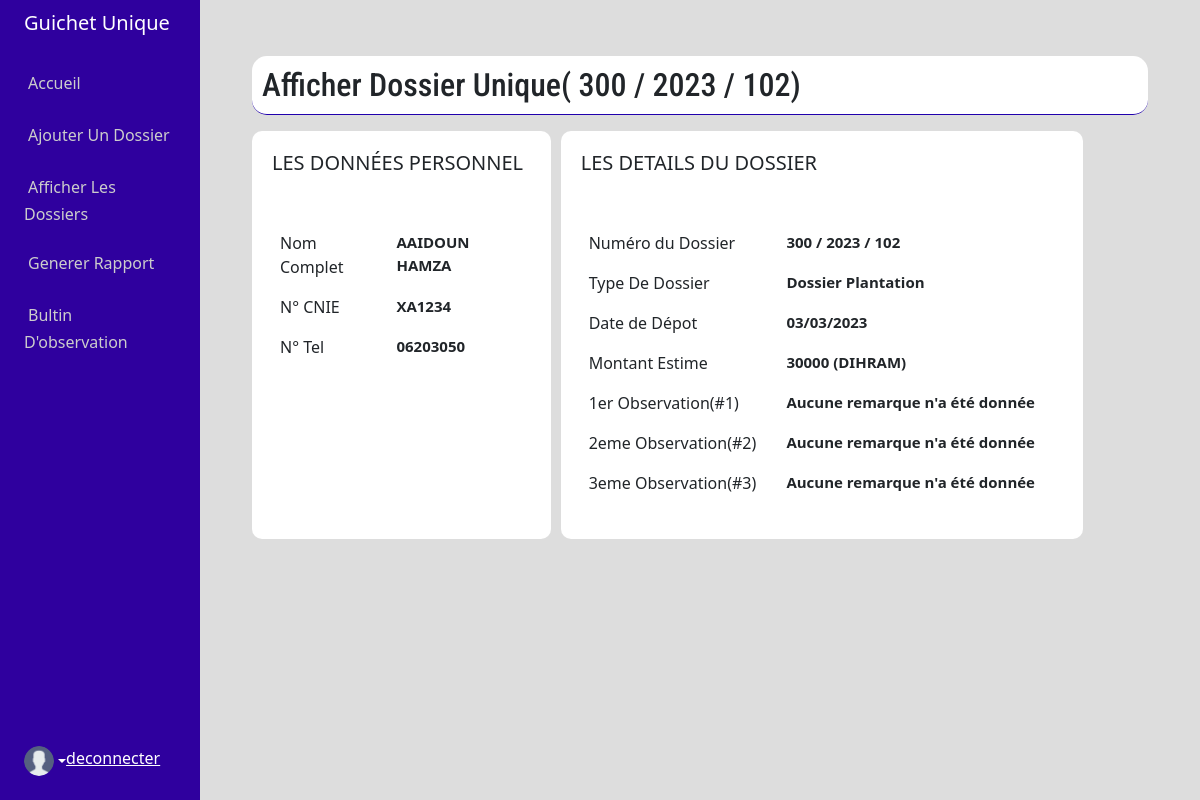
The page /singleDossier.php?id=4 on the database its author committed.
### tables this page shows
CREATE TABLE "dossier" (
	"id"	INTEGER NOT NULL PRIMARY KEY AUTOINCREMENT,
	"numdossier"	INTEGER NOT NULL,
	"anneedossier"	INTEGER NOT NULL,
	"codeVille"	NUMERIC NOT NULL DEFAULT 102,
	"cnie"	TEXT NOT NULL,
	"nom"	TEXT NOT NULL,
	"prenom"	TEXT NOT NULL,
	"tel"	TEXT NOT NULL,
	"type"	TEXT NOT NULL,
	"date"	TEXT NOT NULL,
	"montant"	INTEGER NOT NULL,
	"obs1"	TEXT,
	"obs2"	TEXT,
	"obs3"	TEXT,
	"typeInt"	INTEGER,
	"dateInsert"	TEXT
);

### app/Dossier.php (called while the page is built, shortened)
<?php
    class Dossier{
        private $pdo;
        public function __construct($pdo) {
            $this->pdo = $pdo;
        }
        public function fetchSingleByid($id){
            $stmt = $this->pdo->query("SELECT  * FROM dossier WHERE id='$id'");
                $row = $stmt->fetchAll(\PDO::FETCH_ASSOC);
                return $row;
        }
    }

### singleDossier.php (the view, shortened to what this page needs)
<?php
    include (__DIR__."/resource/header.php");
?>
    <?php
        $element = $_GET['id'];
        if(isset($element)){
            $pdo = ((new SQLiteConnection)->connect());
            $dossierObj = new Dossier($pdo);
            $dossierData = $dossierObj->fetchSingleByid($element);
    ?>
        <div class="container-fluid admin-pages">
    <?php include(__DIR__."/resource/sidebar.php"); ?>
        <div class="col py-3">
           <div class="detail_page p-4">
               <?php
                    foreach($dossierData as $x){
                        ?>
                             <h2 class="page-title m-3 detail_title">Afficher Dossier Unique(<?php echo "   ".$x['numdossier']." / ". $x['anneedossier']." / ".$x['codeVille'];           ?>)</h2>
                <div class="row m-3">
                            <div class="col-md-4 personal_details">
                                <h5>LES DONNÉES PERSONNEL</h5>
                                <br />
                                <table class="table table-borderless">
                                    <thead>
                                    <tr>
                                        <th></th>
                                        <th></th>
                                    </tr>
                                    </thead>
                                    <tbody>
                                    <tr>
                                        <td>Nom Complet</td>
                                        <td class="info"><?php echo $x['nom']." ". $x['prenom'];           ?></td>
                                    </tr>
                                    <tr>
                                        <td>N° CNIE</td>
                                        <td class="info"><?php echo $x['cnie']; ?></td>
                                    </tr>
                                    <tr>
                                        <td>N° Tel</td>
                                        <td class="info"><?php echo $x['tel']; ?></td>
                                    </tr>
                                    </tbody>
                                </table>
                            </div>
                            <div class="col-md-7 dossier_details">
                                <h5>LES DETAILS DU DOSSIER</h5>
                                <br />
                                <table class="table table-borderless">
                                    <thead>
                                    <tr>
                                        <th></th>
                                        <th></th>
                                    </tr>
                                    </thead>
                                    <tbody>
                                        <tr>
                                            <td>Numéro du Dossier</td>
                                            <td class="info"><?php echo "   ".$x['numdossier']." / ". $x['anneedossier']." / ".$x['codeVille'];   ?></td>
                                        </tr>
                                        <tr>
                                            <td>Type De Dossier</td>
                                            <td class="info"><?php echo $x['type']; ?></td>
                                        </tr>
                                        <tr>
                                            <td>Date de Dépot</td>
                                            <td class="info">
                                                <?php
                                                    $date=date_create($x['date']);
                                                    echo date_format($date,"d/m/Y");
                                                ?>
                                            </td>
                                        </tr>
                                        <tr>
                                            <td>Montant Estime</td>
                                            <td class="info"><?php echo $x['montant']; ?> (DIHRAM)</td>
                                        </tr>
                                        <tr>
                                            <td>1er Observation(#1)</td>
                                            <td class="info"><?php echo $obs1 = !($x['obs1'] == "")  ? $x['obs1'] :"Aucune remarque n'a été donnée"; ?></td>
                                        </tr>
                                        <tr>
                                            <td>2eme Observation(#2)</td>
                                            <td class="info"><?php echo $obs2 = !($x['obs2'] == "") ? $x['obs2'] :"Aucune remarque n'a été donnée"; ?> </td>
                                        </tr>
                                        <tr>
                                            <td>3eme Observation(#3)</td>
                                            <td class="info"><?php echo $obs2 = !($x['obs3'] == "") ? $x['obs3'] :"Aucune remarque n'a été donnée"; ?> </td>
                                        </tr>
                                    </tbody>
                                </table>
                            </div>
                        </div>
            </div>
        </div>
                        <?php
                    }
               ?>
    <?php
        }
    ?>

### public/css/app.css (style rules this page uses)
.admin-pages { background-color: #ddd; }
.detail_page .detail_title { background-color: #fff; padding: 10px; border-radius: 15px; font-family: "Roboto Condensed", sans-serif; border-bottom: 1px solid #2000ad; }
.detail_page .personal_details { background-color: #fff; padding: 20px; border-radius: 10px; margin-right: 10px; }
.detail_page .personal_details .info { font-size: 15px; font-weight: bold; }
.detail_page .dossier_details { background-color: #fff; padding: 20px; border-radius: 10px; }
.detail_page .dossier_details .info { font-size: 15px; font-weight: bold; }

### rows shown on the page
dossier: numdossier "300", anneedossier "2023", codeVille "102", nom "AAIDOUN", prenom "HAMZA", cnie "XA1234", tel "06203050", type "Dossier Plantation", date "03/03/2023", montant "30000", obs1 "Aucune remarque n'a été donnée", obs2 "Aucune remarque n'a été donnée", obs3 "Aucune remarque n'a été donnée"
